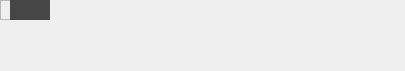
<?xml version="1.0" encoding="UTF-8"?>
<ui version="4.0">
 <class>Form</class>
 <widget class="QWidget" name="Form">
  <property name="geometry">
   <rect>
    <x>0</x>
    <y>0</y>
    <width>405</width>
    <height>71</height>
   </rect>
  </property>
  <property name="windowTitle">
   <string>Form</string>
  </property>
  <widget class="QFrame" name="frame">
   <property name="geometry">
    <rect>
     <x>0</x>
     <y>0</y>
     <width>50</width>
     <height>20</height>
    </rect>
   </property>
   <property name="frameShape">
    <enum>QFrame::StyledPanel</enum>
   </property>
   <property name="frameShadow">
    <enum>QFrame::Raised</enum>
   </property>
   <widget class="PyDMByteIndicator" name="PyDMByteIndicator">
    <property name="geometry">
     <rect>
      <x>2</x>
      <y>3</y>
      <width>6</width>
      <height>12</height>
     </rect>
    </property>
    <property name="minimumSize">
     <size>
      <width>5</width>
      <height>5</height>
     </size>
    </property>
    <property name="maximumSize">
     <size>
      <width>16</width>
      <height>16</height>
     </size>
    </property>
    <property name="font">
     <font>
      <stylestrategy>PreferDefault</stylestrategy>
     </font>
    </property>
    <property name="toolTip">
     <string/>
    </property>
    <property name="channel" stdset="0">
     <string>ca://${CN}:APP${AID}_STATUS</string>
    </property>
    <property name="offColor" stdset="0">
     <color>
      <red>255</red>
      <green>0</green>
      <blue>0</blue>
     </color>
    </property>
    <property name="showLabels" stdset="0">
     <bool>false</bool>
    </property>
    <property name="circles" stdset="0">
     <bool>false</bool>
    </property>
    <property name="labels" stdset="0">
     <stringlist/>
    </property>
   </widget>
   <widget class="PyDMLabel" name="PyDMLabel">
    <property name="geometry">
     <rect>
      <x>10</x>
      <y>0</y>
      <width>40</width>
      <height>20</height>
     </rect>
    </property>
    <property name="minimumSize">
     <size>
      <width>40</width>
      <height>20</height>
     </size>
    </property>
    <property name="maximumSize">
     <size>
      <width>40</width>
      <height>20</height>
     </size>
    </property>
    <property name="font">
     <font>
      <pointsize>10</pointsize>
     </font>
    </property>
    <property name="toolTip">
     <string/>
    </property>
    <property name="styleSheet">
     <string notr="true">color: rgb(12, 255, 68);
background-color: rgb(70, 70, 70);</string>
    </property>
    <property name="text">
     <string/>
    </property>
    <property name="alignment">
     <set>Qt::AlignCenter</set>
    </property>
    <property name="channel" stdset="0">
     <string>ca://${MPS_PREFIX}:${POSTFIX}</string>
    </property>
   </widget>
  </widget>
 </widget>
 <customwidgets>
  <customwidget>
   <class>PyDMLabel</class>
   <extends>QLabel</extends>
   <header>pydm.widgets.label</header>
  </customwidget>
  <customwidget>
   <class>PyDMByteIndicator</class>
   <extends>QWidget</extends>
   <header>pydm.widgets.byte</header>
  </customwidget>
 </customwidgets>
 <resources/>
 <connections/>
</ui>
